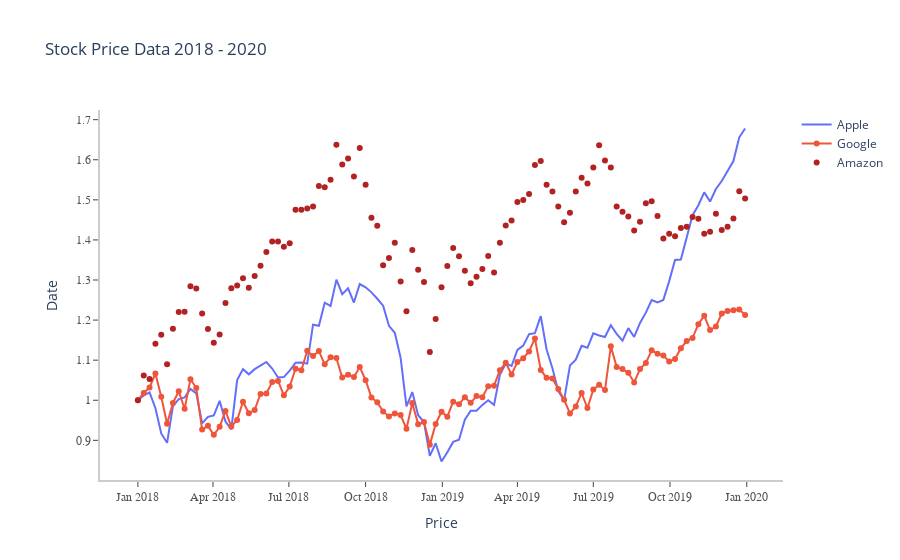

Notebook code for this chart:
### Code cell
fig = go.Figure()
fig.add_trace(go.Scatter(x=df_stocks.date, y=df_stocks.AAPL, mode="lines", name="Apple"))
fig.add_trace(go.Scatter(x=df_stocks.date, y=df_stocks.GOOG, mode="lines+markers", name="Google"))
fig.add_trace(go.Scatter(x=df_stocks.date, y=df_stocks.AMZN, mode="markers", name="Amazon",
                        line=dict(color='firebrick', width=2, dash='dashdot')))
fig.update_layout(
title="Stock Price Data 2018 - 2020", xaxis_title = "Price", yaxis_title="Date",
xaxis=dict(
    showline=True, showgrid=True, showticklabels=True,
    linecolor='rgb(204,204,204)',
    linewidth=2, ticks='outside', tickfont=dict(
    family='Arial', size=12, color='rgb(82,82,82)')),
yaxis=dict(
    showgrid=True, showline=True, showticklabels=True,
    linecolor='rgb(204,204,204)',
    linewidth=2, ticks='outside', tickfont=dict(
    family='Arial', size=12, color='rgb(82,82,82)')),
autosize=True,
margin=dict(
autoexpand=True, l=100, r=20, t=110, ),
showlegend=True, plot_bgcolor='white')
